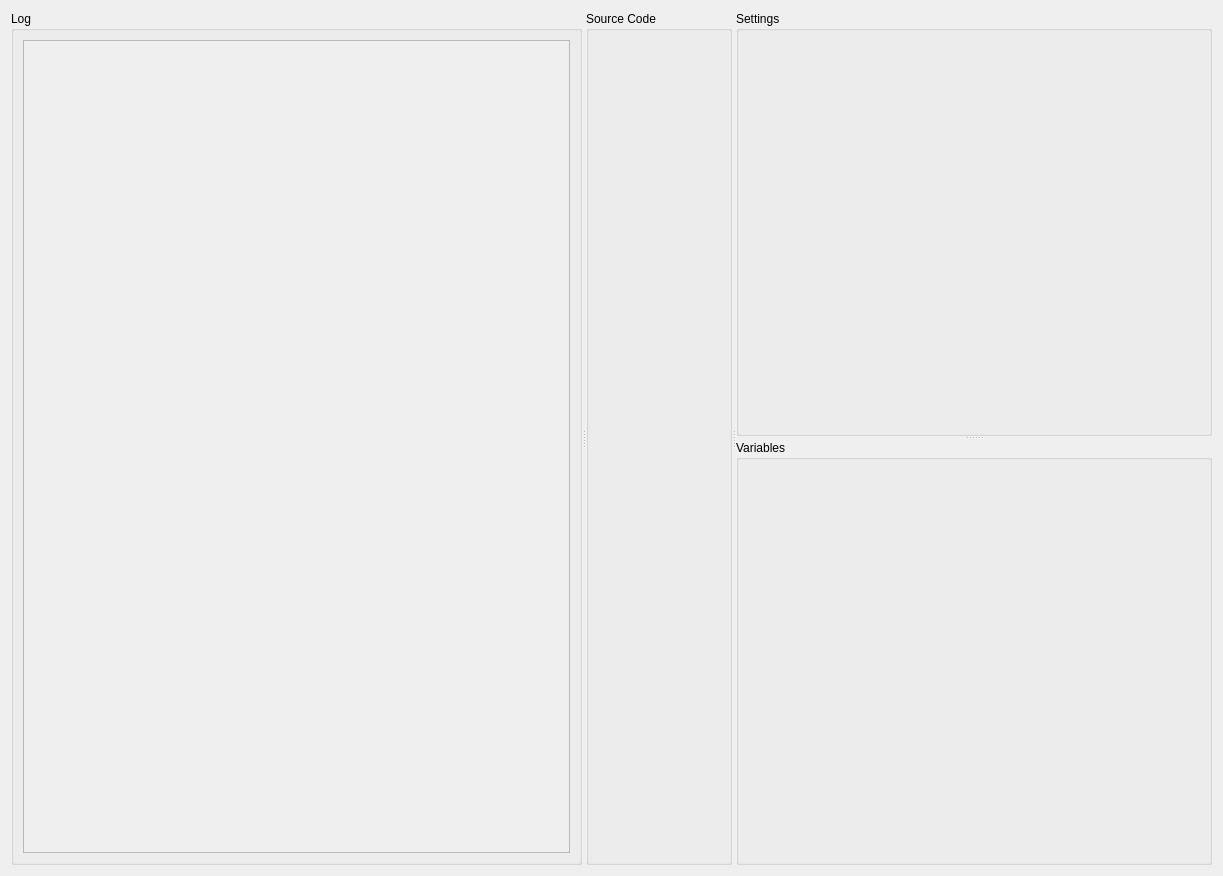
<?xml version="1.0" encoding="UTF-8"?>
<ui version="4.0">
 <class>flow_widget</class>
 <widget class="QWidget" name="flow_widget">
  <property name="geometry">
   <rect>
    <x>0</x>
    <y>0</y>
    <width>1223</width>
    <height>876</height>
   </rect>
  </property>
  <property name="windowTitle">
   <string>Form</string>
  </property>
  <layout class="QGridLayout" name="gridLayout_4">
   <item row="0" column="0">
    <widget class="QSplitter" name="splitter_3">
     <property name="orientation">
      <enum>Qt::Horizontal</enum>
     </property>
     <widget class="QSplitter" name="splitter">
      <property name="orientation">
       <enum>Qt::Vertical</enum>
      </property>
      <widget class="QSplitter" name="splitter_2">
       <property name="orientation">
        <enum>Qt::Horizontal</enum>
       </property>
       <widget class="QGroupBox" name="log_groupBox">
        <property name="title">
         <string>Log</string>
        </property>
        <layout class="QGridLayout" name="gridLayout_2">
         <item row="0" column="0">
          <widget class="QScrollArea" name="logs_scrollArea">
           <property name="widgetResizable">
            <bool>true</bool>
           </property>
           <widget class="QWidget" name="scrollAreaWidgetContents">
            <property name="geometry">
             <rect>
              <x>0</x>
              <y>0</y>
              <width>544</width>
              <height>818</height>
             </rect>
            </property>
            <layout class="QHBoxLayout" name="horizontalLayout_3"/>
           </widget>
          </widget>
         </item>
        </layout>
       </widget>
       <widget class="QGroupBox" name="source_code_groupBox">
        <property name="title">
         <string>Source Code</string>
        </property>
        <layout class="QGridLayout" name="gridLayout"/>
       </widget>
      </widget>
     </widget>
     <widget class="QWidget" name="contents_widget" native="true">
      <property name="sizePolicy">
       <sizepolicy hsizetype="Preferred" vsizetype="Preferred">
        <horstretch>0</horstretch>
        <verstretch>0</verstretch>
       </sizepolicy>
      </property>
      <property name="minimumSize">
       <size>
        <width>200</width>
        <height>0</height>
       </size>
      </property>
      <layout class="QGridLayout" name="gridLayout_5">
       <item row="0" column="0">
        <widget class="QSplitter" name="settings_vars_splitter">
         <property name="orientation">
          <enum>Qt::Vertical</enum>
         </property>
         <widget class="QGroupBox" name="settings_groupBox">
          <property name="sizePolicy">
           <sizepolicy hsizetype="Minimum" vsizetype="Minimum">
            <horstretch>0</horstretch>
            <verstretch>0</verstretch>
           </sizepolicy>
          </property>
          <property name="title">
           <string>Settings</string>
          </property>
          <layout class="QVBoxLayout" name="verticalLayout_4"/>
         </widget>
         <widget class="QGroupBox" name="variables_group_box">
          <property name="title">
           <string>Variables</string>
          </property>
          <layout class="QGridLayout" name="gridLayout_3"/>
         </widget>
        </widget>
       </item>
      </layout>
     </widget>
    </widget>
   </item>
  </layout>
 </widget>
 <resources/>
 <connections/>
</ui>
